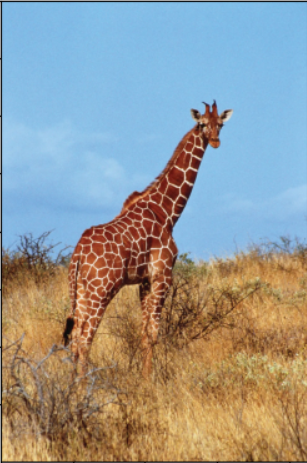
#> input picture img.png, 307 x 463 px
$ jupyter execute color_thresholding.ipynb   (shell and % lines are left out)
#> lines starting #> are read from the running program, lines starting #| are printed output that depends on the picture; after the words box and inside, x2 and y2 are one past the last pixel; in counts of white or black regions, pixels touching at a corner belong together
[cell 1]
import cv2
import numpy as np
import matplotlib.pyplot as plt

[cell 2]
image = cv2.imread("img.png")
#> image is the input picture: shape (463, 307, 3); mean B, G, R 149.8, 152.5, 149.3

[cell 3]
image_rgb = cv2.cvtColor(image,cv2.COLOR_BGR2RGB)
image_hsv = cv2.cvtColor(image,cv2.COLOR_BGR2HSV)
#> image_hsv: shape (463, 307, 3); mean H, S, V 58.8, 121.2, 194.4
plt.imshow(image_rgb)

[cell 4]
lower_white = np.array([0,0,190])
upper_white = np.array([30,80,255])
mask = cv2.inRange(image_hsv,lower_white,upper_white)
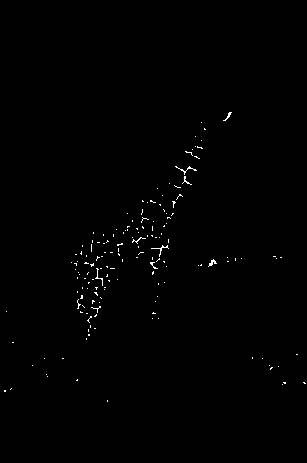
#> mask: shape (463, 307); 0.5% white in thin lines or dots, all inside (x1, y1, x2, y2) = (4, 112, 306, 402)
plt.imshow(mask)

[cell 5]
black_hsv = np.uint8([[[120,255,0]]]) # black pixel
black_bgr = cv2.cvtColor(black_hsv,cv2.COLOR_HSV2BGR)[0][0]

[cell 6]
image_result = image.copy()

[cell 7]
image_result[mask>0] = black_bgr
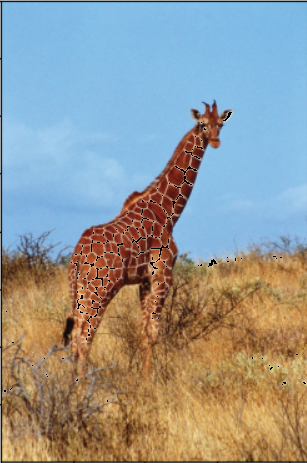
#> image_result: shape (463, 307, 3); 0.5% of pixels changed, all inside (x1, y1, x2, y2) = (4, 112, 306, 402)
image_result_rgb = cv2.cvtColor(image_result,cv2.COLOR_BGR2RGB)

[cell 8]
fig, axs = plt.subplots(1,3, figsize=(12,6))

axs[0].imshow(image_rgb)
axs[0].set_title("Original Image")
axs[0].axis('off')

axs[1].imshow(mask)
axs[1].set_title("Binary Mask")
axs[1].axis('off')


axs[2].imshow(image_result_rgb)
axs[2].set_title("Output Image")
axs[2].axis('off')

plt.tight_layout()
plt.show()
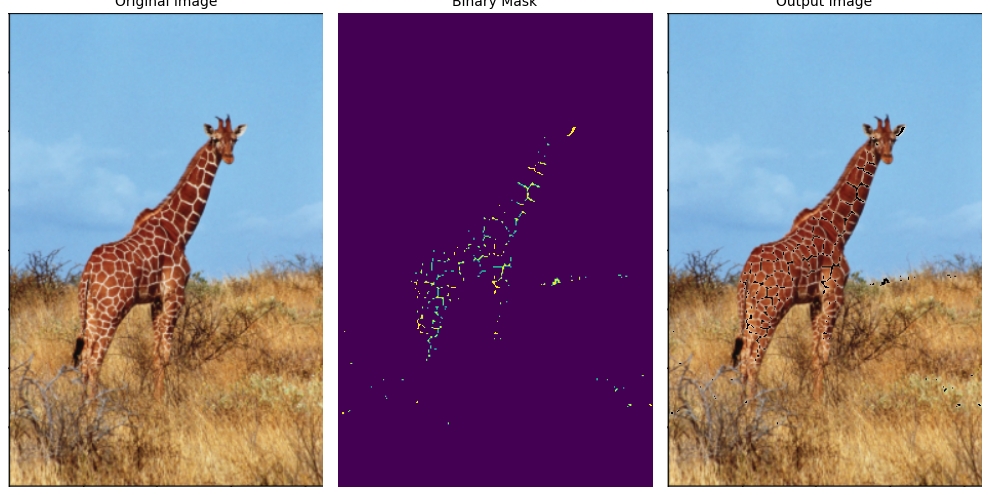
#> figure drawn by matplotlib, 3 panels

$ run again, with image.jpg saved as img.png
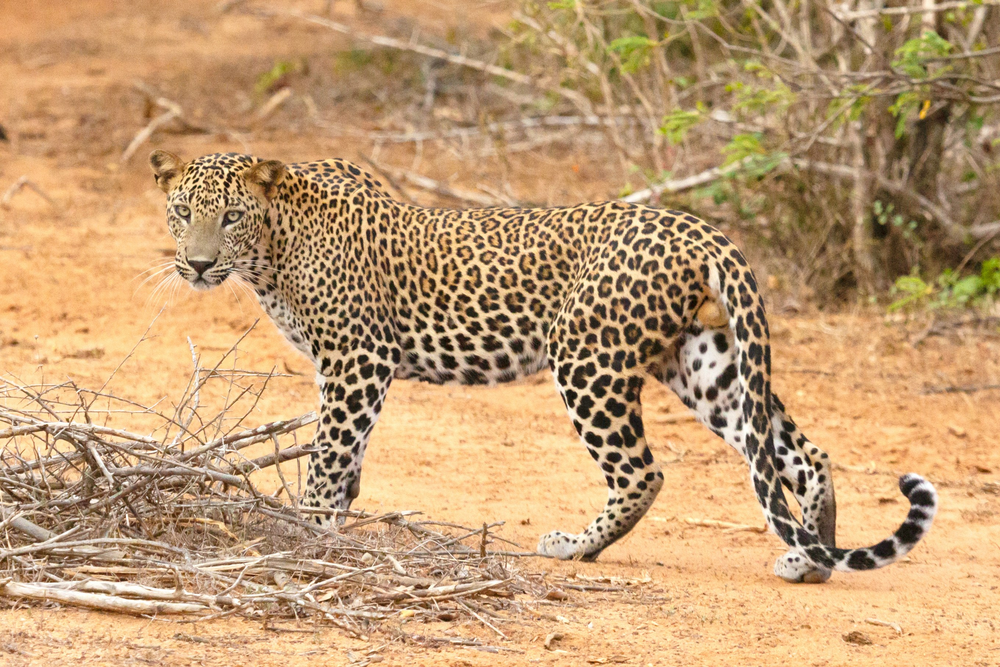
#> input picture image.jpg, 1000 x 667 px, shrunk from 2719 x 1814 before the run
#> image is the input picture: shape (667, 1000, 3); mean B, G, R 115.5, 157.2, 193.5
#> image_hsv: shape (667, 1000, 3); mean H, S, V 16.5, 104.6, 193.6
#> `mask = cv2.inRange(image_hsv,lower_white,upper_white)`:
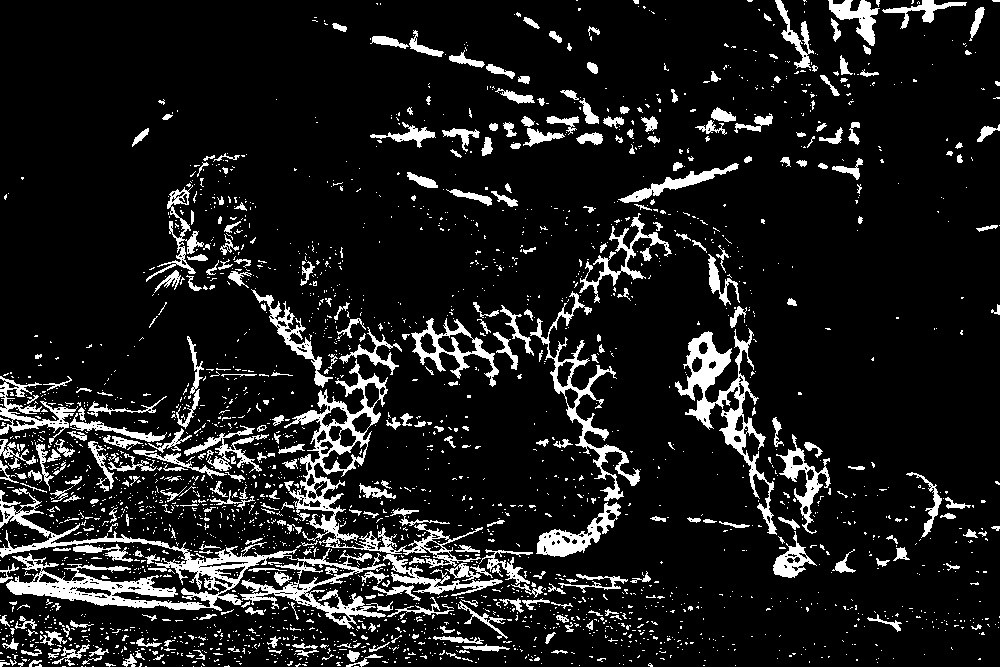
#> mask: shape (667, 1000); 11.3% white; 2651 white regions (2291 under 20 px), largest, box (x1, y1, x2, y2) and area: (0, 488, 386, 629) 10183, (284, 359, 503, 596) 6546, (675, 328, 777, 535) 4165
#> image_result: shape (667, 1000, 3); 11.33% of pixels changed, all inside (x1, y1, x2, y2) = (0, 0, 1000, 667)
#> `plt.show()`:
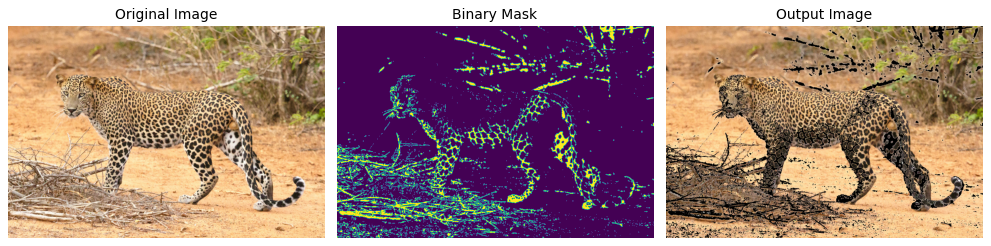
#> figure drawn by matplotlib, 3 panels
